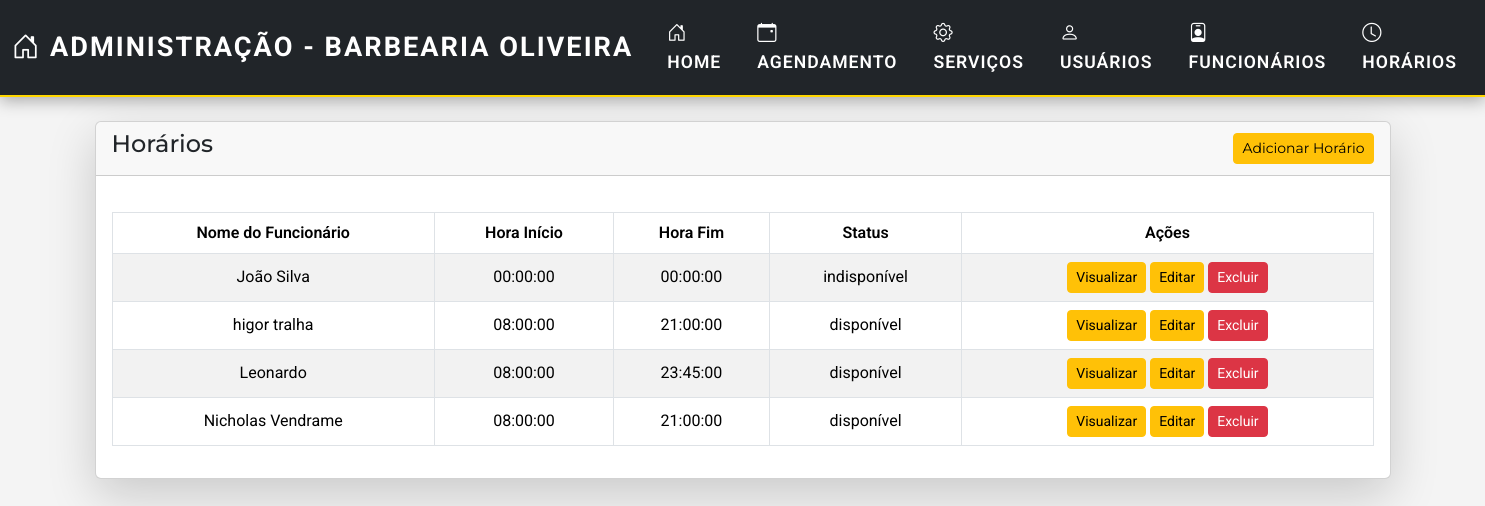
The app's page /admin/horarios/index-horarios.php with its own data.
### tables this page shows
CREATE TABLE `horarios` (
  `id_horario` int(11) NOT NULL,
  `id_funcionario` int(11) DEFAULT NULL,
  `data` date NOT NULL,
  `hora_inicio` time NOT NULL,
  `hora_fim` time NOT NULL,
  `status` enum('disponível','indisponível') NOT NULL DEFAULT 'disponível'
);

CREATE TABLE `funcionarios` (
  `id_funcionario` int(11) NOT NULL,
  `id_servico` int(11) DEFAULT NULL,
  `nome` varchar(100) NOT NULL,
  `email` varchar(100) NOT NULL
);

### admin/horarios/index-horarios.php (the view, shortened to what this page needs)
<?php
include_once(__DIR__ . '/../../conexao.php');
?>
<!doctype html>
<html lang="pt-br">
<head>
    <link href="https://cdn.jsdelivr.net/npm/bootstrap@5.3.3/dist/css/bootstrap.min.css" rel="stylesheet">
</head>
<body>
    <?php include('../navbar.php'); ?>
    <div class="container mt-4">
        <div class="row">
            <div class="col-md-12">
                <div class="card shadow-lg">
                    <div class="card-header d-flex justify-content-between align-items-center">
                        <h4>Horários</h4>
                        <a href="criar-horario.php" class="btn btn-warning btn-sm">Adicionar Horário</a>
                    </div>
                    <div class="card-body">
                        <table class="table table-bordered table-striped">
                            <thead>
                                <tr>
                                    <th>Nome do Funcionário</th>
                                    <th>Hora Início</th>
                                    <th>Hora Fim</th>
                                    <th>Status</th>
                                    <th>Ações</th>
                                </tr>
                            </thead>
                            <tbody>
                                <?php
                                $sql = '
                                    SELECT h.id_horario, f.nome, h.hora_inicio, h.hora_fim, h.status
                                    FROM horarios h
                                    JOIN funcionarios f ON h.id_funcionario = f.id_funcionario
                                ';
                                $horarios = mysqli_query($connection, $sql);
                                if (mysqli_num_rows($horarios) > 0) {
                                    foreach ($horarios as $horario) {
                                ?>
                                        <tr>
                                            <td><?= htmlspecialchars($horario['nome']) ?></td>
                                            <td><?= htmlspecialchars($horario['hora_inicio']) ?></td>
                                            <td><?= htmlspecialchars($horario['hora_fim']) ?></td>
                                            <td><?= htmlspecialchars($horario['status']) ?></td>
                                            <td>
                                                <a href="horario-view.php?id=<?= urlencode($horario['id_horario']); ?>" class="btn btn-warning btn-sm">Visualizar</a>
                                                <a href="horario-edit.php?id=<?= urlencode($horario['id_horario']); ?>" class="btn btn-warning btn-sm">Editar</a>
                                                <form action="acoes-horarios.php" method="post" class="d-inline">
                                                    <button onclick="return confirm('Tem certeza que deseja excluir?')" type="submit" name="delete_horario" value="<?= $horario['id_horario'] ?>" class="btn btn-danger btn-sm">
                                                        Excluir
                                                    </button>
                                                </form>
                                            </td>
                                        </tr>
                                <?php
                                    }
                                } else {
                                    echo "<tr><td colspan='5' class='text-center'>Nenhum horário encontrado</td></tr>";
                                }
                                ?>
                            </tbody>
                        </table>
                    </div>
                </div>
            </div>
        </div>
    </div>
</body>
</html>

### admin/horarios/index-horarios.php (style rules this page uses)
body { font-family: 'Roboto', sans-serif; background-color: #f8f9fa; margin: 0; }
.card-header { background-color: #007bff; color: #ffffff; font-family: 'Montserrat', sans-serif; font-size: 1.6rem; font-weight: 600; padding: 20px 30px; }
.card-body { padding: 30px; }
.card { border-radius: 15px; box-shadow: 0 4px 12px rgba(0, 0, 0, 0.1); }
.btn-danger { background-color: #dc3545; font-size: 1.1rem; font-weight: 600; padding: 12px 30px; border-radius: 25px; transition: all 0.3s ease; }
.table { margin-top: 20px; border-collapse: collapse; border: 1px solid #ddd; }
.table th, .table td { padding: 15px; text-align: center; font-size: 1rem; vertical-align: middle; }
.table th { background-color: #007bff; color: #fff; font-weight: 600; }
.table-striped tbody tr:nth-child(odd) { background-color: #f8f9fa; }
.table-striped tbody tr:nth-child(even) { background-color: #ffffff; }

### admin/navbar.php (style rules this page uses)
body { font-family: 'Roboto', sans-serif; margin: 0; padding: 0; background-color: #f4f4f4; }

### records on screen
horarios: id_funcionario.nome "João Silva", hora_inicio "00:00:00", hora_fim "00:00:00", status "indisponível", $horario['id_horario'] 1 (drawn)
horarios: id_funcionario.nome "higor tralha", hora_inicio "08:00:00", hora_fim "21:00:00", status "disponível", $horario['id_horario'] 2 (drawn)
horarios: id_funcionario.nome "Leonardo", hora_inicio "08:00:00", hora_fim "23:45:00", status "disponível", $horario['id_horario'] 4 (drawn)
horarios: id_funcionario.nome "Nicholas Vendrame", hora_inicio "08:00:00", hora_fim "21:00:00", status "disponível", $horario['id_horario'] 5 (drawn)
